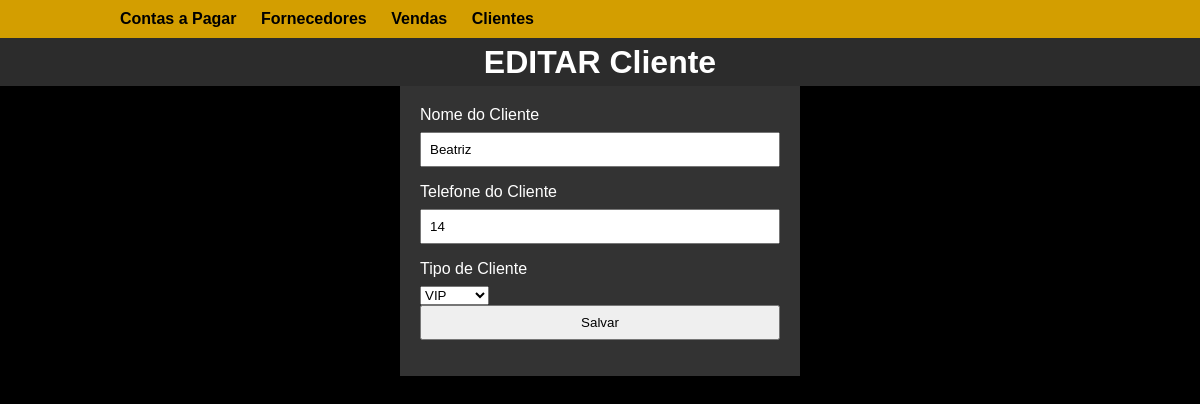
The app's page /cliente/1 with its own data.
### models/__init__.py (models this page shows, shortened)
class Clientes(db.Model):
    id_cliente = db.Column(db.Integer, primary_key=True)
    nome_cliente = db.Column(db.String(100), nullable=False)
    telefone_cliente = db.Column(db.String(20), nullable=True)
    tipo_cliente = db.Column(db.String(20), nullable=False)

### routes/clientes.py (the view, shortened to what this page needs)
@clientes_bp.route('/cliente/<int:id>', methods=['GET', 'POST'])
def editar_cliente(id):
    cliente = Clientes.query.get_or_404(id)
    form = ClienteForm(obj=cliente)
    return render_template('clientes/cliente.html',
                           form=form,
                           cliente=cliente,
                           modo="EDITAR")

### forms/__init__.py
class ClienteForm(FlaskForm):
    nome_cliente = StringField('Nome do Cliente', validators=[DataRequired()])
    telefone_cliente = StringField('Telefone do Cliente')
    tipo_cliente = SelectField('Tipo de Cliente', choices=[(
        'Regular', 'Regular'), ('VIP', 'VIP')], validators=[DataRequired()])
    submit = SubmitField('Salvar')

### templates/clientes/cliente.html (shortened to what this page needs)
{% block styles %}
    <link rel="stylesheet" href="{{ url_for('static', filename='css/formularios.css') }}">
{% endblock %}
{% extends 'layout.html' %}
{% block content %}
    <h1>{{modo}} Cliente</h1>
    <form method="post" action="">
        <p>{{ form.nome_cliente.label }} {{ form.nome_cliente }}</p>
        <p>{{ form.telefone_cliente.label }} {{ form.telefone_cliente }}</p>
        <p>{{ form.tipo_cliente.label }} {{ form.tipo_cliente }}</p>
        <p>{{ form.submit() }}</p>
    </form>
{% endblock %}

### static/css/formularios.css (style rules this page uses)
h1 { background-color: #333333dc; box-sizing: content-box; text-align: center; line-height: 1.5; }
form { max-width: 400px; margin: 0 auto; background-color: #333; padding: 20px; box-sizing: border-box; }
form label { display: block; margin-bottom: 8px; color: #fff; }
form input { width: 100%; padding: 8px; margin-bottom: 16px; box-sizing: border-box; }

### static/css/style.css (style rules this page uses)
body, h1, h2, h3, p, ul, li { margin: 0; padding: 0; }
body { font-family: Arial, sans-serif; background-color: #000; color: #fff; margin: 0; padding: 0; }

### records on screen
Clientes: nome_cliente "Beatriz", telefone_cliente "14", tipo_cliente "VIP"

### other values on screen
{{ modo }} "EDITAR"
